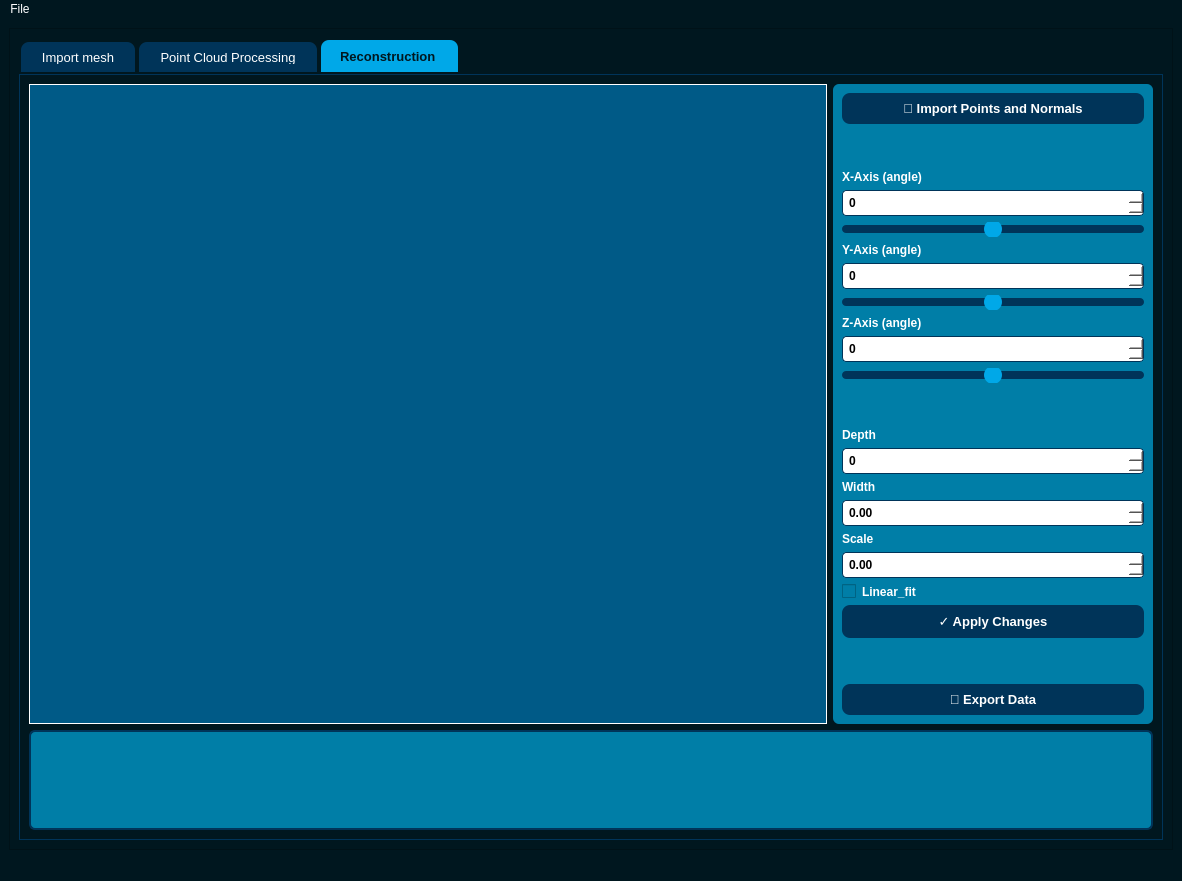
<?xml version="1.0" encoding="UTF-8"?>
<ui version="4.0">
 <class>MainWindow</class>
 <widget class="QMainWindow" name="MainWindow">
  <property name="geometry">
   <rect>
    <x>0</x>
    <y>0</y>
    <width>1182</width>
    <height>881</height>
   </rect>
  </property>
  <property name="windowTitle">
   <string>Model Reconstruction</string>
  </property>
  <property name="styleSheet">
   <string notr="true">background-color:#00171f;</string>
  </property>
  <widget class="QWidget" name="centralwidget">
   <layout class="QGridLayout" name="gridLayout_8">
    <item row="0" column="0">
     <widget class="QFrame" name="frame">
      <property name="styleSheet">
       <string notr="true">background-color:#00171f;</string>
      </property>
      <property name="frameShape">
       <enum>QFrame::StyledPanel</enum>
      </property>
      <property name="frameShadow">
       <enum>QFrame::Raised</enum>
      </property>
      <layout class="QGridLayout" name="gridLayout">
       <item row="0" column="0">
        <widget class="QTabWidget" name="tabWidget">
         <property name="minimumSize">
          <size>
           <width>0</width>
           <height>0</height>
          </size>
         </property>
         <property name="styleSheet">
          <string notr="true">
QTabWidget::pane {
    border: 1px solid #003459;
    background: #00171f;
}
QTabBar::tab {
    background: #003459;
    color: white;
    padding: 8px 20px;
    margin: 2px;
    border-top-left-radius: 8px;
    border-top-right-radius: 8px;
    font-size: 13px;
}
QTabBar::tab:selected {
    background: #00a8e8;
    color: #00171f;
    font-weight: bold;
}
QTabBar::tab:hover {
    background: #004b75;
}
QTabBar::tab:!selected {
    margin-top: 4px;
}
</string>
         </property>
         <property name="currentIndex">
          <number>2</number>
         </property>
         <widget class="QWidget" name="tab">
          <attribute name="title">
           <string> Import mesh </string>
          </attribute>
          <layout class="QGridLayout" name="gridLayout_2">
           <item row="0" column="1">
            <widget class="QFrame" name="frame_6">
             <property name="sizePolicy">
              <sizepolicy hsizetype="Expanding" vsizetype="Expanding">
               <horstretch>0</horstretch>
               <verstretch>0</verstretch>
              </sizepolicy>
             </property>
             <property name="minimumSize">
              <size>
               <width>280</width>
               <height>0</height>
              </size>
             </property>
             <property name="maximumSize">
              <size>
               <width>320</width>
               <height>16777215</height>
              </size>
             </property>
             <property name="styleSheet">
              <string notr="true">background-color: #007ea7;
border-radius: 6px;</string>
             </property>
             <property name="frameShape">
              <enum>QFrame::StyledPanel</enum>
             </property>
             <property name="frameShadow">
              <enum>QFrame::Raised</enum>
             </property>
             <layout class="QVBoxLayout" name="verticalLayout_2">
              <item>
               <widget class="QPushButton" name="btn_import">
                <property name="styleSheet">
                 <string notr="true">QPushButton {
    background-color: #003459;
    color: #ffffff;
    border: none;
    border-radius: 8px;
    padding: 8px 18px;
    font-size: 13px;
    font-weight: bold;
}
QPushButton:hover {
    background-color: #00a8e8;
}
QPushButton:pressed {
    background-color: #00263a;
}</string>
                </property>
                <property name="text">
                 <string>📁 Browse File</string>
                </property>
               </widget>
              </item>
              <item>
               <spacer name="verticalSpacer">
                <property name="orientation">
                 <enum>Qt::Vertical</enum>
                </property>
                <property name="sizeHint" stdset="0">
                 <size>
                  <width>20</width>
                  <height>10</height>
                 </size>
                </property>
               </spacer>
              </item>
              <item>
               <widget class="QLabel" name="label_x">
                <property name="styleSheet">
                 <string>color: #ffffff; font-weight: bold; font-size: 12px;</string>
                </property>
                <property name="text">
                 <string>X-Axis (angle)</string>
                </property>
               </widget>
              </item>
              <item>
               <widget class="QSpinBox" name="spinBox_X">
                <property name="styleSheet">
                 <string>QSpinBox {
    background-color: #ffffff;
    color: #000000;
    border: 1px solid #003459;
    border-radius: 4px;
    padding: 4px;
    font-weight: bold;
}</string>
                </property>
                <property name="minimum">
                 <number>-360</number>
                </property>
                <property name="maximum">
                 <number>360</number>
                </property>
                <property name="singleStep">
                 <number>1</number>
                </property>
               </widget>
              </item>
              <item>
               <widget class="QSlider" name="slider_X">
                <property name="styleSheet">
                 <string>QSlider::groove:horizontal {
    background: #003459;
    height: 8px;
    border-radius: 4px;
}
QSlider::handle:horizontal {
    background: #00a8e8;
    width: 18px;
    margin: -5px 0;
    border-radius: 9px;
}</string>
                </property>
                <property name="minimum">
                 <number>-360</number>
                </property>
                <property name="maximum">
                 <number>360</number>
                </property>
                <property name="orientation">
                 <enum>Qt::Horizontal</enum>
                </property>
               </widget>
              </item>
              <item>
               <widget class="QLabel" name="label_y">
                <property name="styleSheet">
                 <string>color: #ffffff; font-weight: bold; font-size: 12px;</string>
                </property>
                <property name="text">
                 <string>Y-Axis (angle)</string>
                </property>
               </widget>
              </item>
              <item>
               <widget class="QSpinBox" name="spinBox_Y">
                <property name="styleSheet">
                 <string>QSpinBox {
    background-color: #ffffff;
    color: #000000;
    border: 1px solid #003459;
    border-radius: 4px;
    padding: 4px;
    font-weight: bold;
}</string>
                </property>
                <property name="minimum">
                 <number>-360</number>
                </property>
                <property name="maximum">
                 <number>360</number>
                </property>
                <property name="singleStep">
                 <number>1</number>
                </property>
               </widget>
              </item>
              <item>
               <widget class="QSlider" name="slider_Y">
                <property name="styleSheet">
                 <string>QSlider::groove:horizontal {
    background: #003459;
    height: 8px;
    border-radius: 4px;
}
QSlider::handle:horizontal {
    background: #00a8e8;
    width: 18px;
    margin: -5px 0;
    border-radius: 9px;
}</string>
                </property>
                <property name="minimum">
                 <number>-360</number>
                </property>
                <property name="maximum">
                 <number>360</number>
                </property>
                <property name="orientation">
                 <enum>Qt::Horizontal</enum>
                </property>
               </widget>
              </item>
              <item>
               <widget class="QLabel" name="label_z">
                <property name="styleSheet">
                 <string>color: #ffffff; font-weight: bold; font-size: 12px;</string>
                </property>
                <property name="text">
                 <string>Z-Axis (angle)</string>
                </property>
               </widget>
              </item>
              <item>
               <widget class="QSpinBox" name="spinBox_Z">
                <property name="styleSheet">
                 <string>QSpinBox {
    background-color: #ffffff;
    color: #000000;
    border: 1px solid #003459;
    border-radius: 4px;
    padding: 4px;
    font-weight: bold;
}</string>
                </property>
                <property name="minimum">
                 <number>-360</number>
                </property>
                <property name="maximum">
                 <number>360</number>
                </property>
                <property name="singleStep">
                 <number>1</number>
                </property>
               </widget>
              </item>
              <item>
               <widget class="QSlider" name="slider_Z">
                <property name="styleSheet">
                 <string>QSlider::groove:horizontal {
    background: #003459;
    height: 8px;
    border-radius: 4px;
}
QSlider::handle:horizontal {
    background: #00a8e8;
    width: 18px;
    margin: -5px 0;
    border-radius: 9px;
}</string>
                </property>
                <property name="minimum">
                 <number>-360</number>
                </property>
                <property name="maximum">
                 <number>360</number>
                </property>
                <property name="orientation">
                 <enum>Qt::Horizontal</enum>
                </property>
               </widget>
              </item>
              <item>
               <spacer name="verticalSpacer_1">
                <property name="orientation">
                 <enum>Qt::Vertical</enum>
                </property>
                <property name="sizeHint" stdset="0">
                 <size>
                  <width>20</width>
                  <height>15</height>
                 </size>
                </property>
               </spacer>
              </item>
              <item>
               <widget class="QPushButton" name="pushButton">
                <property name="styleSheet">
                 <string notr="true">QPushButton {
    background-color: #003459;
    color: #ffffff;
    border: none;
    border-radius: 8px;
    padding: 8px 18px;
    font-size: 13px;
    font-weight: bold;
}
QPushButton:hover {
    background-color: #00a8e8;
}
QPushButton:pressed {
    background-color: #00263a;
}</string>
                </property>
                <property name="text">
                 <string>✓ Apply Changes</string>
                </property>
               </widget>
              </item>
              <item>
               <spacer name="verticalSpacer_2">
                <property name="orientation">
                 <enum>Qt::Vertical</enum>
                </property>
                <property name="sizeHint" stdset="0">
                 <size>
                  <width>20</width>
                  <height>40</height>
                 </size>
                </property>
               </spacer>
              </item>
              <item>
               <widget class="QPushButton" name="btn_export">
                <property name="styleSheet">
                 <string notr="true">QPushButton {
    background-color: #003459;
    color: #ffffff;
    border: none;
    border-radius: 8px;
    padding: 8px 18px;
    font-size: 13px;
    font-weight: bold;
}
QPushButton:hover {
    background-color: #00a8e8;
}
QPushButton:pressed {
    background-color: #00263a;
}</string>
                </property>
                <property name="text">
                 <string>💾 Export Data</string>
                </property>
               </widget>
              </item>
             </layout>
            </widget>
           </item>
           <item row="1" column="0" colspan="3">
            <widget class="QFrame" name="frame_console">
             <property name="minimumSize">
              <size>
               <width>0</width>
               <height>100</height>
              </size>
             </property>
             <property name="maximumSize">
              <size>
               <width>16777215</width>
               <height>100</height>
              </size>
             </property>
             <property name="styleSheet">
              <string notr="true">QFrame {
    background-color: #007ea7;
    border: 2px solid #003459;
    border-radius: 6px;
}
QTextEdit, QPlainTextEdit {
    background-color: #007ea7;
    color: white;
    font-family: &quot;Courier New&quot;, monospace;
    font-size: 16px;
    border: none;
}</string>
             </property>
             <property name="frameShape">
              <enum>QFrame::StyledPanel</enum>
             </property>
             <property name="frameShadow">
              <enum>QFrame::Raised</enum>
             </property>
            </widget>
           </item>
           <item row="0" column="0">
            <widget class="QFrame" name="frame_view">
             <property name="sizePolicy">
              <sizepolicy hsizetype="Expanding" vsizetype="Preferred">
               <horstretch>0</horstretch>
               <verstretch>0</verstretch>
              </sizepolicy>
             </property>
             <property name="styleSheet">
              <string notr="true">border: 1px solid #ffffff;
background-color:#005a87;</string>
             </property>
             <property name="frameShape">
              <enum>QFrame::StyledPanel</enum>
             </property>
             <property name="frameShadow">
              <enum>QFrame::Raised</enum>
             </property>
            </widget>
           </item>
          </layout>
         </widget>
         <widget class="QWidget" name="tab_2">
          <attribute name="title">
           <string>  Point Cloud Processing  </string>
          </attribute>
          <layout class="QGridLayout" name="gridLayout_7">
           <item row="0" column="0">
            <layout class="QGridLayout" name="gridLayout_6">
             <item row="0" column="0">
              <widget class="QFrame" name="frame_view_2">
               <property name="sizePolicy">
                <sizepolicy hsizetype="Expanding" vsizetype="Preferred">
                 <horstretch>0</horstretch>
                 <verstretch>0</verstretch>
                </sizepolicy>
               </property>
               <property name="styleSheet">
                <string notr="true">border: 1px solid #ffffff;
background-color:#005a87;</string>
               </property>
               <property name="frameShape">
                <enum>QFrame::StyledPanel</enum>
               </property>
               <property name="frameShadow">
                <enum>QFrame::Raised</enum>
               </property>
              </widget>
             </item>
             <item row="0" column="1">
              <widget class="QFrame" name="frame_11">
               <property name="sizePolicy">
                <sizepolicy hsizetype="Expanding" vsizetype="Expanding">
                 <horstretch>0</horstretch>
                 <verstretch>0</verstretch>
                </sizepolicy>
               </property>
               <property name="minimumSize">
                <size>
                 <width>280</width>
                 <height>0</height>
                </size>
               </property>
               <property name="maximumSize">
                <size>
                 <width>320</width>
                 <height>16777215</height>
                </size>
               </property>
               <property name="styleSheet">
                <string notr="true">background-color: #007ea7;
border-radius: 6px;</string>
               </property>
               <property name="frameShape">
                <enum>QFrame::StyledPanel</enum>
               </property>
               <property name="frameShadow">
                <enum>QFrame::Raised</enum>
               </property>
               <layout class="QVBoxLayout" name="verticalLayout_13">
                <item>
                 <widget class="QPushButton" name="btn_import_2">
                  <property name="styleSheet">
                   <string notr="true">QPushButton {
    background-color: #003459;
    color: #ffffff;
    border: none;
    border-radius: 8px;
    padding: 8px 18px;
    font-size: 13px;
    font-weight: bold;
}
QPushButton:hover {
    background-color: #00a8e8;
}
QPushButton:pressed {
    background-color: #00263a;
}</string>
                  </property>
                  <property name="text">
                   <string>📁 Browse File</string>
                  </property>
                 </widget>
                </item>
                <item>
                 <spacer name="verticalSpacer_33">
                  <property name="orientation">
                   <enum>Qt::Vertical</enum>
                  </property>
                  <property name="sizeHint" stdset="0">
                   <size>
                    <width>20</width>
                    <height>10</height>
                   </size>
                  </property>
                 </spacer>
                </item>
                <item>
                 <widget class="QLabel" name="label_x_2">
                  <property name="styleSheet">
                   <string>color: #ffffff; font-weight: bold; font-size: 12px;</string>
                  </property>
                  <property name="text">
                   <string>X-Axis (angle)</string>
                  </property>
                 </widget>
                </item>
                <item>
                 <widget class="QSpinBox" name="spinBox_X_2">
                  <property name="styleSheet">
                   <string>QSpinBox {
    background-color: #ffffff;
    color: #000000;
    border: 1px solid #003459;
    border-radius: 4px;
    padding: 4px;
    font-weight: bold;
}</string>
                  </property>
                  <property name="minimum">
                   <number>-360</number>
                  </property>
                  <property name="maximum">
                   <number>360</number>
                  </property>
                  <property name="singleStep">
                   <number>1</number>
                  </property>
                 </widget>
                </item>
                <item>
                 <widget class="QSlider" name="slider_X_2">
                  <property name="styleSheet">
                   <string>QSlider::groove:horizontal {
    background: #003459;
    height: 8px;
    border-radius: 4px;
}
QSlider::handle:horizontal {
    background: #00a8e8;
    width: 18px;
    margin: -5px 0;
    border-radius: 9px;
}</string>
                  </property>
                  <property name="minimum">
                   <number>-360</number>
                  </property>
                  <property name="maximum">
                   <number>360</number>
                  </property>
                  <property name="orientation">
                   <enum>Qt::Horizontal</enum>
                  </property>
                 </widget>
                </item>
                <item>
                 <widget class="QLabel" name="label_y_12">
                  <property name="styleSheet">
                   <string>color: #ffffff; font-weight: bold; font-size: 12px;</string>
                  </property>
                  <property name="text">
                   <string>Y-Axis (angle)</string>
                  </property>
                 </widget>
                </item>
                <item>
                 <widget class="QSpinBox" name="spinBox_Y_2">
                  <property name="styleSheet">
                   <string>QSpinBox {
    background-color: #ffffff;
    color: #000000;
    border: 1px solid #003459;
    border-radius: 4px;
    padding: 4px;
    font-weight: bold;
}</string>
                  </property>
                  <property name="minimum">
                   <number>-360</number>
                  </property>
                  <property name="maximum">
                   <number>360</number>
                  </property>
                  <property name="singleStep">
                   <number>1</number>
                  </property>
                 </widget>
                </item>
                <item>
                 <widget class="QSlider" name="slider_Y_2">
                  <property name="styleSheet">
                   <string>QSlider::groove:horizontal {
    background: #003459;
    height: 8px;
    border-radius: 4px;
}
QSlider::handle:horizontal {
    background: #00a8e8;
    width: 18px;
    margin: -5px 0;
    border-radius: 9px;
}</string>
                  </property>
                  <property name="minimum">
                   <number>-360</number>
                  </property>
                  <property name="maximum">
                   <number>360</number>
                  </property>
                  <property name="orientation">
                   <enum>Qt::Horizontal</enum>
                  </property>
                 </widget>
                </item>
                <item>
                 <widget class="QLabel" name="label_z_12">
                  <property name="styleSheet">
                   <string>color: #ffffff; font-weight: bold; font-size: 12px;</string>
                  </property>
                  <property name="text">
                   <string>Z-Axis (angle)</string>
                  </property>
                 </widget>
                </item>
                <item>
                 <widget class="QSpinBox" name="spinBox_Z_2">
                  <property name="styleSheet">
                   <string>QSpinBox {
    background-color: #ffffff;
    color: #000000;
    border: 1px solid #003459;
    border-radius: 4px;
    padding: 4px;
    font-weight: bold;
}</string>
                  </property>
                  <property name="minimum">
                   <number>-360</number>
                  </property>
                  <property name="maximum">
                   <number>360</number>
                  </property>
                  <property name="singleStep">
                   <number>1</number>
                  </property>
                 </widget>
                </item>
                <item>
                 <widget class="QSlider" name="slider_Z_2">
                  <property name="styleSheet">
                   <string>QSlider::groove:horizontal {
    background: #003459;
    height: 8px;
    border-radius: 4px;
}
QSlider::handle:horizontal {
    background: #00a8e8;
    width: 18px;
    margin: -5px 0;
    border-radius: 9px;
}</string>
                  </property>
                  <property name="minimum">
                   <number>-360</number>
                  </property>
                  <property name="maximum">
                   <number>360</number>
                  </property>
                  <property name="orientation">
                   <enum>Qt::Horizontal</enum>
                  </property>
                 </widget>
                </item>
                <item>
                 <widget class="QLabel" name="label">
                  <property name="styleSheet">
                   <string notr="true">color: #ffffff; font-weight: bold; font-size: 12px;</string>
                  </property>
                  <property name="text">
                   <string>Voxel downsampling</string>
                  </property>
                 </widget>
                </item>
                <item>
                 <widget class="QDoubleSpinBox" name="Point_density_spinbox">
                  <property name="styleSheet">
                   <string notr="true">
    background-color: #ffffff;
    color: #000000;
    border: 1px solid #003459;
    border-radius: 4px;
    padding: 4px;
    font-weight: bold;</string>
                  </property>
                 </widget>
                </item>
                <item>
                 <spacer name="verticalSpacer_34">
                  <property name="orientation">
                   <enum>Qt::Vertical</enum>
                  </property>
                  <property name="sizeHint" stdset="0">
                   <size>
                    <width>20</width>
                    <height>15</height>
                   </size>
                  </property>
                 </spacer>
                </item>
                <item>
                 <widget class="QPushButton" name="random_point_btn">
                  <property name="styleSheet">
                   <string notr="true">QPushButton {
    background-color: #003459;
    color: #ffffff;
    border: none;
    border-radius: 8px;
    padding: 8px 18px;
    font-size: 13px;
    font-weight: bold;
}
QPushButton:hover {
    background-color: #00a8e8;
}
QPushButton:pressed {
    background-color: #00263a;
}</string>
                  </property>
                  <property name="text">
                   <string>Shuffle points</string>
                  </property>
                 </widget>
                </item>
                <item>
                 <widget class="QPushButton" name="pushButton_2">
                  <property name="styleSheet">
                   <string notr="true">QPushButton {
    background-color: #003459;
    color: #ffffff;
    border: none;
    border-radius: 8px;
    padding: 8px 18px;
    font-size: 13px;
    font-weight: bold;
}
QPushButton:hover {
    background-color: #00a8e8;
}
QPushButton:pressed {
    background-color: #00263a;
}</string>
                  </property>
                  <property name="text">
                   <string>✓ Apply Changes</string>
                  </property>
                 </widget>
                </item>
                <item>
                 <spacer name="verticalSpacer_35">
                  <property name="orientation">
                   <enum>Qt::Vertical</enum>
                  </property>
                  <property name="sizeHint" stdset="0">
                   <size>
                    <width>20</width>
                    <height>40</height>
                   </size>
                  </property>
                 </spacer>
                </item>
                <item>
                 <widget class="QPushButton" name="btn_export_2">
                  <property name="styleSheet">
                   <string notr="true">QPushButton {
    background-color: #003459;
    color: #ffffff;
    border: none;
    border-radius: 8px;
    padding: 8px 18px;
    font-size: 13px;
    font-weight: bold;
}
QPushButton:hover {
    background-color: #00a8e8;
}
QPushButton:pressed {
    background-color: #00263a;
}</string>
                  </property>
                  <property name="text">
                   <string>💾 Export Data</string>
                  </property>
                 </widget>
                </item>
               </layout>
              </widget>
             </item>
             <item row="1" column="0" colspan="2">
              <widget class="QFrame" name="frame_console_2">
               <property name="minimumSize">
                <size>
                 <width>0</width>
                 <height>100</height>
                </size>
               </property>
               <property name="maximumSize">
                <size>
                 <width>16777215</width>
                 <height>100</height>
                </size>
               </property>
               <property name="styleSheet">
                <string notr="true">QFrame {
    background-color: #007ea7;
    border: 2px solid #003459;
    border-radius: 6px;
}
QTextEdit, QPlainTextEdit {
    background-color: #007ea7;
    color: white;
    font-family: &quot;Courier New&quot;, monospace;
    font-size: 16px;
    border: none;
}</string>
               </property>
               <property name="frameShape">
                <enum>QFrame::StyledPanel</enum>
               </property>
               <property name="frameShadow">
                <enum>QFrame::Raised</enum>
               </property>
              </widget>
             </item>
            </layout>
           </item>
          </layout>
         </widget>
         <widget class="QWidget" name="tab_5">
          <property name="styleSheet">
           <string notr="true"/>
          </property>
          <attribute name="title">
           <string>  Reconstruction   </string>
          </attribute>
          <layout class="QGridLayout" name="gridLayout_12">
           <item row="0" column="0">
            <widget class="QFrame" name="frame_view_6">
             <property name="sizePolicy">
              <sizepolicy hsizetype="Expanding" vsizetype="Preferred">
               <horstretch>0</horstretch>
               <verstretch>0</verstretch>
              </sizepolicy>
             </property>
             <property name="styleSheet">
              <string notr="true">border: 1px solid #ffffff;
background-color:#005a87;</string>
             </property>
             <property name="frameShape">
              <enum>QFrame::StyledPanel</enum>
             </property>
             <property name="frameShadow">
              <enum>QFrame::Raised</enum>
             </property>
            </widget>
           </item>
           <item row="0" column="1">
            <widget class="QFrame" name="frame_14">
             <property name="sizePolicy">
              <sizepolicy hsizetype="Expanding" vsizetype="Expanding">
               <horstretch>0</horstretch>
               <verstretch>0</verstretch>
              </sizepolicy>
             </property>
             <property name="minimumSize">
              <size>
               <width>280</width>
               <height>0</height>
              </size>
             </property>
             <property name="maximumSize">
              <size>
               <width>320</width>
               <height>16777215</height>
              </size>
             </property>
             <property name="styleSheet">
              <string notr="true">background-color: #007ea7;
border-radius: 6px;</string>
             </property>
             <property name="frameShape">
              <enum>QFrame::StyledPanel</enum>
             </property>
             <property name="frameShadow">
              <enum>QFrame::Raised</enum>
             </property>
             <layout class="QVBoxLayout" name="verticalLayout_16">
              <item>
               <widget class="QPushButton" name="btn_import_pointsandnormals">
                <property name="styleSheet">
                 <string notr="true">QPushButton {
    background-color: #003459;
    color: #ffffff;
    border: none;
    border-radius: 8px;
    padding: 8px 18px;
    font-size: 13px;
    font-weight: bold;
}
QPushButton:hover {
    background-color: #00a8e8;
}
QPushButton:pressed {
    background-color: #00263a;
}</string>
                </property>
                <property name="text">
                 <string>📁 Import Points and Normals</string>
                </property>
               </widget>
              </item>
              <item>
               <spacer name="verticalSpacer_42">
                <property name="orientation">
                 <enum>Qt::Vertical</enum>
                </property>
                <property name="sizeHint" stdset="0">
                 <size>
                  <width>20</width>
                  <height>10</height>
                 </size>
                </property>
               </spacer>
              </item>
              <item>
               <widget class="QLabel" name="label_x_6">
                <property name="styleSheet">
                 <string>color: #ffffff; font-weight: bold; font-size: 12px;</string>
                </property>
                <property name="text">
                 <string>X-Axis (angle)</string>
                </property>
               </widget>
              </item>
              <item>
               <widget class="QSpinBox" name="spinBox_X_6">
                <property name="styleSheet">
                 <string>QSpinBox {
    background-color: #ffffff;
    color: #000000;
    border: 1px solid #003459;
    border-radius: 4px;
    padding: 4px;
    font-weight: bold;
}</string>
                </property>
                <property name="minimum">
                 <number>-360</number>
                </property>
                <property name="maximum">
                 <number>360</number>
                </property>
                <property name="singleStep">
                 <number>1</number>
                </property>
               </widget>
              </item>
              <item>
               <widget class="QSlider" name="slider_X_6">
                <property name="styleSheet">
                 <string>QSlider::groove:horizontal {
    background: #003459;
    height: 8px;
    border-radius: 4px;
}
QSlider::handle:horizontal {
    background: #00a8e8;
    width: 18px;
    margin: -5px 0;
    border-radius: 9px;
}</string>
                </property>
                <property name="minimum">
                 <number>-360</number>
                </property>
                <property name="maximum">
                 <number>360</number>
                </property>
                <property name="orientation">
                 <enum>Qt::Horizontal</enum>
                </property>
               </widget>
              </item>
              <item>
               <widget class="QLabel" name="label_y_15">
                <property name="styleSheet">
                 <string>color: #ffffff; font-weight: bold; font-size: 12px;</string>
                </property>
                <property name="text">
                 <string>Y-Axis (angle)</string>
                </property>
               </widget>
              </item>
              <item>
               <widget class="QSpinBox" name="spinBox_Y_6">
                <property name="styleSheet">
                 <string>QSpinBox {
    background-color: #ffffff;
    color: #000000;
    border: 1px solid #003459;
    border-radius: 4px;
    padding: 4px;
    font-weight: bold;
}</string>
                </property>
                <property name="minimum">
                 <number>-360</number>
                </property>
                <property name="maximum">
                 <number>360</number>
                </property>
                <property name="singleStep">
                 <number>1</number>
                </property>
               </widget>
              </item>
              <item>
               <widget class="QSlider" name="slider_Y_6">
                <property name="styleSheet">
                 <string>QSlider::groove:horizontal {
    background: #003459;
    height: 8px;
    border-radius: 4px;
}
QSlider::handle:horizontal {
    background: #00a8e8;
    width: 18px;
    margin: -5px 0;
    border-radius: 9px;
}</string>
                </property>
                <property name="minimum">
                 <number>-360</number>
                </property>
                <property name="maximum">
                 <number>360</number>
                </property>
                <property name="orientation">
                 <enum>Qt::Horizontal</enum>
                </property>
               </widget>
              </item>
              <item>
               <widget class="QLabel" name="label_z_15">
                <property name="styleSheet">
                 <string>color: #ffffff; font-weight: bold; font-size: 12px;</string>
                </property>
                <property name="text">
                 <string>Z-Axis (angle)</string>
                </property>
               </widget>
              </item>
              <item>
               <widget class="QSpinBox" name="spinBox_Z_6">
                <property name="styleSheet">
                 <string>QSpinBox {
    background-color: #ffffff;
    color: #000000;
    border: 1px solid #003459;
    border-radius: 4px;
    padding: 4px;
    font-weight: bold;
}</string>
                </property>
                <property name="minimum">
                 <number>-360</number>
                </property>
                <property name="maximum">
                 <number>360</number>
                </property>
                <property name="singleStep">
                 <number>1</number>
                </property>
               </widget>
              </item>
              <item>
               <widget class="QSlider" name="slider_Z_6">
                <property name="styleSheet">
                 <string>QSlider::groove:horizontal {
    background: #003459;
    height: 8px;
    border-radius: 4px;
}
QSlider::handle:horizontal {
    background: #00a8e8;
    width: 18px;
    margin: -5px 0;
    border-radius: 9px;
}</string>
                </property>
                <property name="minimum">
                 <number>-360</number>
                </property>
                <property name="maximum">
                 <number>360</number>
                </property>
                <property name="orientation">
                 <enum>Qt::Horizontal</enum>
                </property>
               </widget>
              </item>
              <item>
               <spacer name="verticalSpacer_43">
                <property name="orientation">
                 <enum>Qt::Vertical</enum>
                </property>
                <property name="sizeHint" stdset="0">
                 <size>
                  <width>20</width>
                  <height>15</height>
                 </size>
                </property>
               </spacer>
              </item>
              <item>
               <widget class="QLabel" name="Depth">
                <property name="styleSheet">
                 <string notr="true">color: #ffffff; font-weight: bold; font-size: 12px;</string>
                </property>
                <property name="text">
                 <string>Depth</string>
                </property>
               </widget>
              </item>
              <item>
               <widget class="QSpinBox" name="spinBox">
                <property name="styleSheet">
                 <string notr="true">QSpinBox {
    background-color: #ffffff;
    color: #000000;
    border: 1px solid #003459;
    border-radius: 4px;
    padding: 4px;
    font-weight: bold;
}</string>
                </property>
               </widget>
              </item>
              <item>
               <widget class="QLabel" name="width">
                <property name="styleSheet">
                 <string notr="true">color: #ffffff; font-weight: bold; font-size: 12px;</string>
                </property>
                <property name="text">
                 <string>Width</string>
                </property>
               </widget>
              </item>
              <item>
               <widget class="QDoubleSpinBox" name="doubleSpinBox">
                <property name="styleSheet">
                 <string notr="true">
    background-color: #ffffff;
    color: #000000;
    border: 1px solid #003459;
    border-radius: 4px;
    padding: 4px;
    font-weight: bold;
</string>
                </property>
               </widget>
              </item>
              <item>
               <widget class="QLabel" name="Scale">
                <property name="styleSheet">
                 <string notr="true">color: #ffffff; font-weight: bold; font-size: 12px;</string>
                </property>
                <property name="text">
                 <string>Scale</string>
                </property>
               </widget>
              </item>
              <item>
               <widget class="QDoubleSpinBox" name="doubleSpinBox_2">
                <property name="styleSheet">
                 <string notr="true">
    background-color: #ffffff;
    color: #000000;
    border: 1px solid #003459;
    border-radius: 4px;
    padding: 4px;
    font-weight: bold;
</string>
                </property>
               </widget>
              </item>
              <item>
               <widget class="QCheckBox" name="Linear_fit">
                <property name="styleSheet">
                 <string notr="true">color: #ffffff; font-weight: bold; font-size: 12px;</string>
                </property>
                <property name="text">
                 <string>Linear_fit</string>
                </property>
               </widget>
              </item>
              <item>
               <widget class="QPushButton" name="pushButton_6">
                <property name="styleSheet">
                 <string notr="true">QPushButton {
    background-color: #003459;
    color: #ffffff;
    border: none;
    border-radius: 8px;
    padding: 8px 18px;
    font-size: 13px;
    font-weight: bold;
}
QPushButton:hover {
    background-color: #00a8e8;
}
QPushButton:pressed {
    background-color: #00263a;
}</string>
                </property>
                <property name="text">
                 <string>✓ Apply Changes</string>
                </property>
               </widget>
              </item>
              <item>
               <spacer name="verticalSpacer_44">
                <property name="orientation">
                 <enum>Qt::Vertical</enum>
                </property>
                <property name="sizeHint" stdset="0">
                 <size>
                  <width>20</width>
                  <height>40</height>
                 </size>
                </property>
               </spacer>
              </item>
              <item>
               <widget class="QPushButton" name="btn_export_6">
                <property name="styleSheet">
                 <string notr="true">QPushButton {
    background-color: #003459;
    color: #ffffff;
    border: none;
    border-radius: 8px;
    padding: 8px 18px;
    font-size: 13px;
    font-weight: bold;
}
QPushButton:hover {
    background-color: #00a8e8;
}
QPushButton:pressed {
    background-color: #00263a;
}</string>
                </property>
                <property name="text">
                 <string>💾 Export Data</string>
                </property>
               </widget>
              </item>
             </layout>
            </widget>
           </item>
           <item row="1" column="0" colspan="2">
            <widget class="QFrame" name="frame_console_6">
             <property name="minimumSize">
              <size>
               <width>0</width>
               <height>100</height>
              </size>
             </property>
             <property name="maximumSize">
              <size>
               <width>16777215</width>
               <height>100</height>
              </size>
             </property>
             <property name="styleSheet">
              <string notr="true">QFrame {
    background-color: #007ea7;
    border: 2px solid #003459;
    border-radius: 6px;
}
QTextEdit, QPlainTextEdit {
    background-color: #007ea7;
    color: white;
    font-family: &quot;Courier New&quot;, monospace;
    font-size: 16px;
    border: none;
}</string>
             </property>
             <property name="frameShape">
              <enum>QFrame::StyledPanel</enum>
             </property>
             <property name="frameShadow">
              <enum>QFrame::Raised</enum>
             </property>
            </widget>
           </item>
          </layout>
         </widget>
        </widget>
       </item>
      </layout>
     </widget>
    </item>
   </layout>
  </widget>
  <widget class="QMenuBar" name="menubar">
   <property name="geometry">
    <rect>
     <x>0</x>
     <y>0</y>
     <width>1182</width>
     <height>26</height>
    </rect>
   </property>
   <property name="styleSheet">
    <string notr="true">color:white;</string>
   </property>
   <widget class="QMenu" name="menuFile">
    <property name="styleSheet">
     <string notr="true">color:white;</string>
    </property>
    <property name="title">
     <string>File</string>
    </property>
    <addaction name="separator"/>
   </widget>
   <addaction name="menuFile"/>
  </widget>
  <widget class="QStatusBar" name="statusbar"/>
 </widget>
 <resources/>
 <connections/>
</ui>
